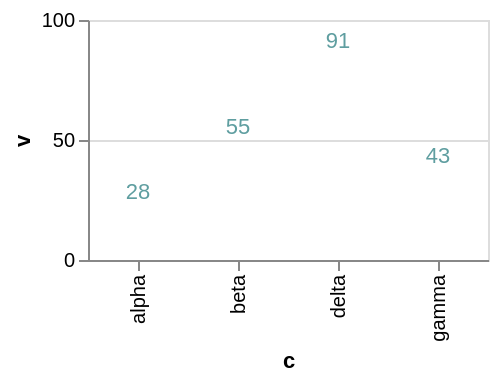

Write the Vega-Lite specification saved for this chart.
### Vega-Lite specification from a JSON file in a GitHub repository (floating-point values rounded to 4 significant figures)
{"$schema": "https://vega.github.io/schema/vega-lite/v6.json", "width": 200, "height": 120, "data": {"values": [{"c": "alpha", "v": 28, "w": 3, "t": "2024-01-07"}, {"c": "beta", "v": 55, "w": 7, "t": "2024-03-19"}, {"c": "gamma", "v": 43, "w": 5, "t": "2024-06-02"}, {"c": "delta", "v": 91, "w": 9, "t": "2024-09-11"}]}, "mark": "text", "encoding": {"x": {"field": "c", "type": "nominal"}, "y": {"field": "v", "type": "quantitative"}, "text": {"field": "v", "type": "quantitative"}}, "config": {"text": {"fill": "cadetblue"}}}
